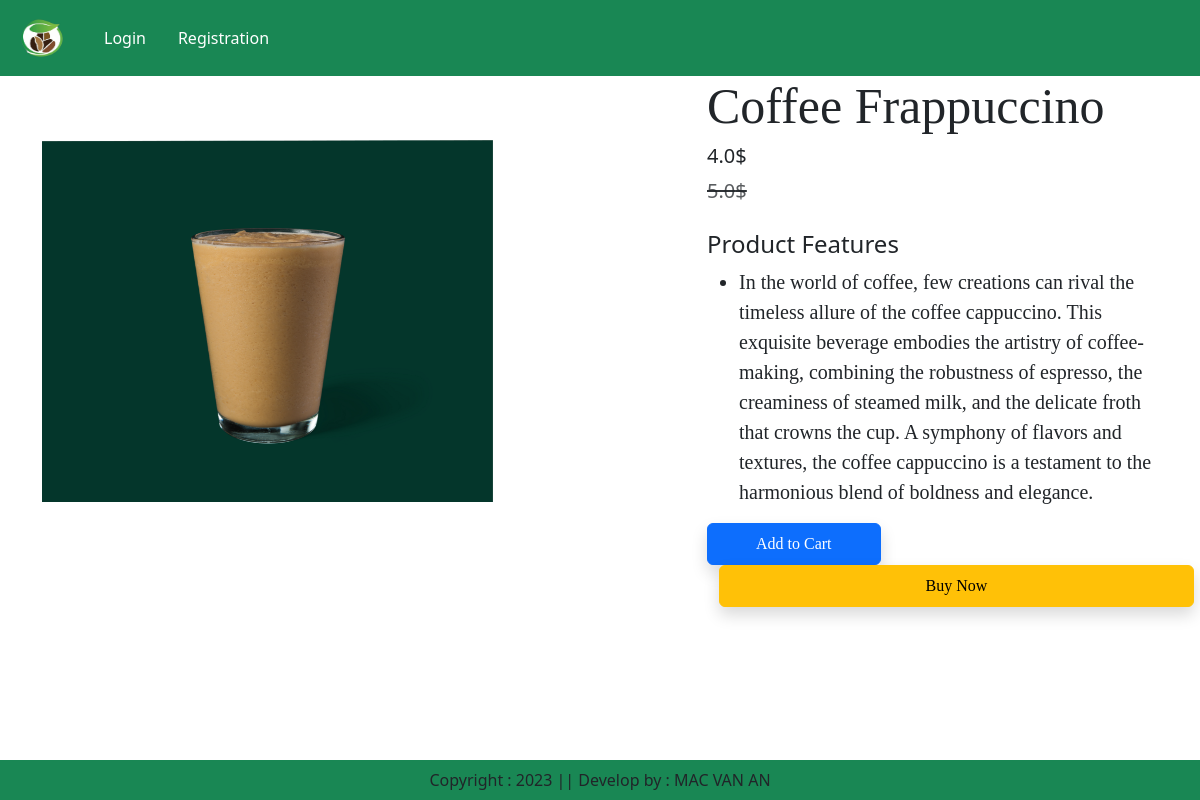
Screenshot of /product-detail/2 with the database file from the repository.
### app/models.py (models this page shows, shortened)
class Product(models.Model):
    title = models.CharField(max_length=100)
    selling_price = models.FloatField()
    discounted_price = models.FloatField()
    description = models.TextField()
    composition = models.TextField(default='')
    prodapp = models.TextField(default='')
    category = models.CharField(choices=CATEGORY_CHOICES, max_length=3)
    product_image = models.ImageField(upload_to='product')

### app/views.py (the view)
# urls.py: path("product-detail/<int:pk>", views.ProductDetail.as_view(),name="product-detail"),
class ProductDetail(View):
    def get(self, request,pk):
        product = Product.objects.get(pk=pk)
        return render(request, "app/productdetail.html",locals())

### app/templates/app/productdetail.html (shortened to what this page needs)
{% extends 'app/base.html' %}
{% load static %}
{% block main-content %}
    <div class="container">
        <div class="row flex justify-content-between">
            <div class="img2 col-lg-5 mt-5">
                <img src="{{product.product_image.url}}" class="image col-xs-6 col-sm-12 col-lg-12 mt-3 text-sm-center w-100 h-75" alt="">
            </div>
            <div class="productdetail col-lg-5">
                <h1 style="font-family:Georgia; font-size: 50px;">{{product.title}}</h1>
                <h5>{{product.discounted_price}}$</h5>
                <small class="text-decoration-line-through text-muted fs-5"><del>{{product.selling_price}}$</small></del>
                <br><br><h4>Product Features</h4>
                <ul class="fs-5" style="font-family:Lucida Sans;">
                    <li>{{product.description}}</li>
                </ul>
                <div class="buttons row flex" style="font-family: Lucida Sans;">
                    <form action="/add-to-cart" class="d-inline">
                        <button type="submit" class="btn btn-primary shadow px-5 py-2">Add to Cart
                    </button>
                    </form>
                    <a href="#" class="btn btn-warning shadow px-5 py-2 ms-4">Buy Now</a>
                    </div>
                </div>
            </div>
        </div>
{% endblock main-content %}

### rows the page displays
Product: product_image (picture), title "Coffee Frappuccino", discounted_price "4.0", selling_price "5.0", description "In the world of coffee, few creations can rival the timeless allure of the coffee cappuccino. This exquisite beverage embodies the artistry of coffee-making, combining the robustness of espresso, the creaminess of steamed milk, and the delicate froth that crowns the cup. A symphony of flavors and textures, the coffee cappuccino is a testament to the harmonious blend of boldness and elegance."
